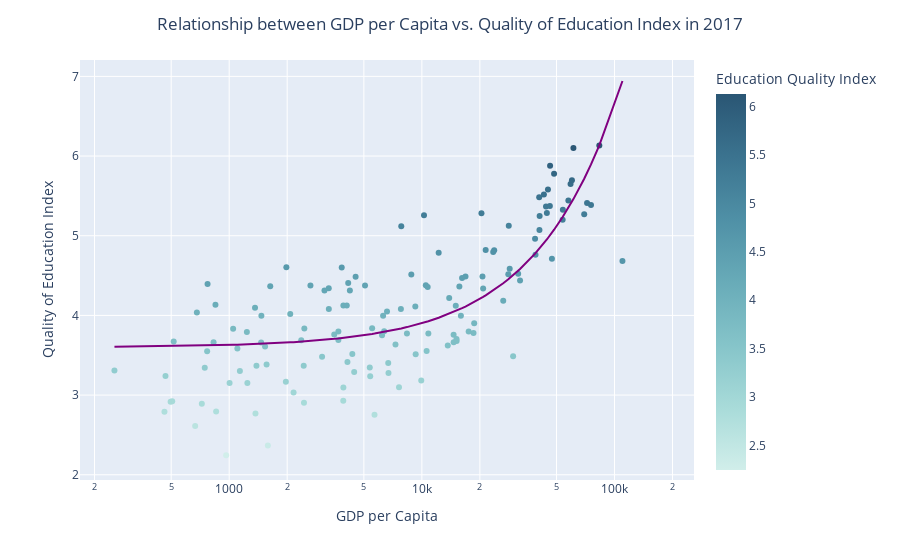

Notebook cell for this chart:
### Code cell
fig = px.scatter(data_frame=df_qual_gpc_2017,x='gdp_percapita',y='val_qual_ed',hover_name='country_name',color='val_qual_ed',trendline='ols',log_x=True, labels={'val_qual_ed':'Education Quality Index'},
                 color_continuous_scale=px.colors.sequential.Teal, trendline_color_override='Purple')

#Setting the labels of the plot
fig.update_layout(
    title={
        'text': 'Relationship between GDP per Capita vs. Quality of Education Index in 2017',
        'x':0.5,
        'xanchor': 'center'},
    xaxis_title='GDP per Capita',
    yaxis_title='Quality of Education Index',
    legend={'title':'Quality of Education Index'}
)

fig.show()

### Figure 1 — Plotly figure (JSON) as saved in the notebook; plotly's stock layout.template omitted (floating-point values rounded to 4 significant figures; data arrays with more than 128 entries replaced by an {"elided": "..."} marker saying what was removed)
{"data": [{"hovertemplate": "<b>%{hovertext}</b><br><br>gdp_percapita=%{x}<br>Education Quality Index=%{marker.color}<extra></extra>", "hovertext": {"elided": "265 str values"}, "legendgroup": "", "marker": {"color": {"elided": "265 float values"}, "coloraxis": "coloraxis", "symbol": "circle"}, "mode": "markers", "name": "", "orientation": "v", "showlegend": false, "type": "scatter", "x": {"elided": "265 float values"}, "xaxis": "x", "y": {"elided": "265 float values"}, "yaxis": "y"}, {"hovertemplate": "<b>OLS trendline</b><br>val_qual_ed = 3.04155e-05 * gdp_percapita + 3.59894<br>R<sup>2</sup>=0.559577<br><br>gdp_percapita=%{x}<br>Education Quality Index=%{y} <b>(trend)</b><extra></extra>", "legendgroup": "", "line": {"color": "Purple"}, "marker": {"symbol": "circle"}, "mode": "lines", "name": "", "showlegend": false, "type": "scatter", "x": {"elided": "135 float values"}, "xaxis": "x", "y": {"elided": "135 float values"}, "yaxis": "y"}], "layout": {"coloraxis": {"colorbar": {"title": {"text": "Education Quality Index"}}, "colorscale": [[0, "rgb(209, 238, 234)"], [0.1667, "rgb(168, 219, 217)"], [0.3333, "rgb(133, 196, 201)"], [0.5, "rgb(104, 171, 184)"], [0.6667, "rgb(79, 144, 166)"], [0.8333, "rgb(59, 115, 143)"], [1, "rgb(42, 86, 116)"]]}, "legend": {"title": {"text": "Quality of Education Index"}, "tracegroupgap": 0}, "margin": {"t": 60}, "title": {"text": "Relationship between GDP per Capita vs. Quality of Education Index in 2017", "x": 0.5, "xanchor": "center"}, "xaxis": {"anchor": "y", "domain": [0, 1], "title": {"text": "GDP per Capita"}, "type": "log"}, "yaxis": {"anchor": "x", "domain": [0, 1], "title": {"text": "Quality of Education Index"}}}}
